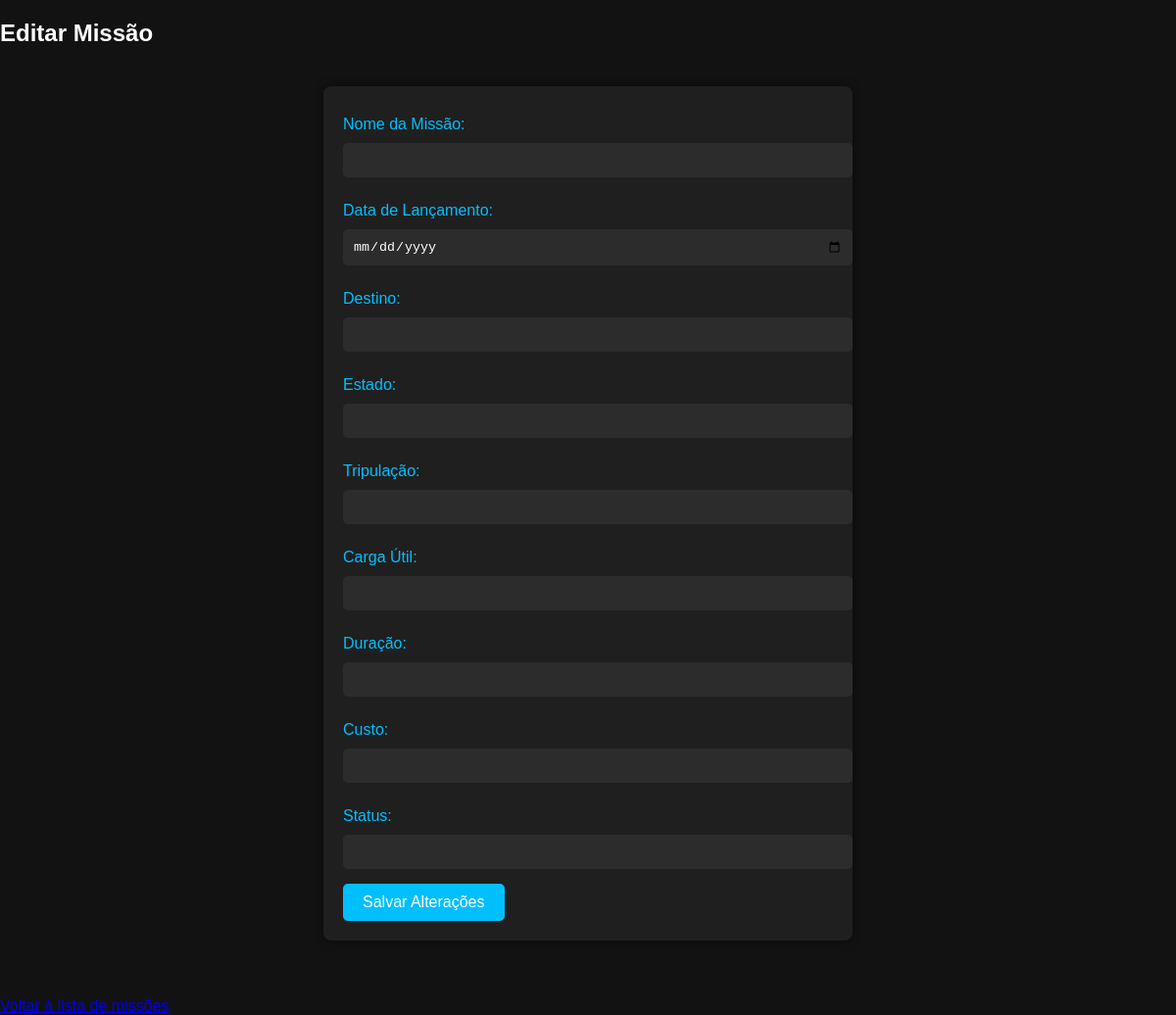
The page /edit/15 on the database as committed earlier.
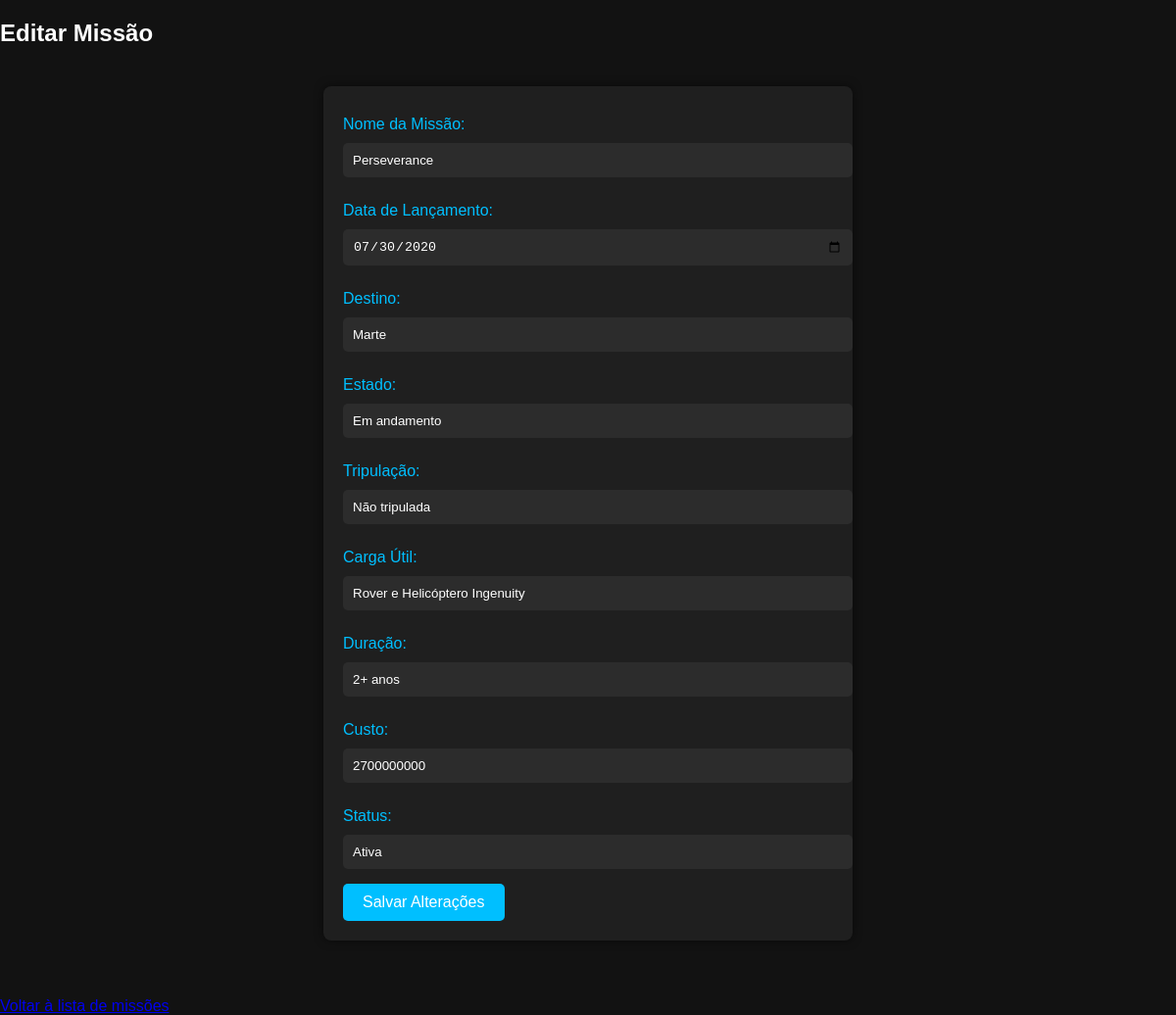
The same page on the database as committed later.
### tables this page shows
CREATE TABLE missoes (
            id INTEGER PRIMARY KEY AUTOINCREMENT,
            nome TEXT NOT NULL,
            data_lancamento DATE NOT NULL,
            destino TEXT NOT NULL,
            estado TEXT NOT NULL,
            tripulacao TEXT NOT NULL,
            carga_util TEXT NOT NULL,
            duracao TEXT NOT NULL,
            custo DECIMAL NOT NULL,
            status TEXT
        );

### app.py (the view, shortened to what this page needs)
@app.route('/edit/<int:id>', methods=('GET', 'POST'))
def edit(id):
    conn = get_db_connection()
    missao = conn.execute('SELECT * FROM missoes WHERE id = ?;', (id,)).fetchone()
    conn.close()
    return render_template('edit.html', missao=missao)

### app.py (called while the page is built)
def get_db_connection():
    conn = sqlite3.connect('database.db')
    conn.row_factory = sqlite3.Row
    return conn

### templates/edit.html (shortened to what this page needs)
<!DOCTYPE html>
<html lang="pt-BR">
<head>
    <link rel="stylesheet" href="{{ url_for('static', filename='styles/edit.css') }}">
</head>
<body>
    <h2>Editar Missão</h2>
    <form action="/edit/{{ missao.id }}" method="POST">
        <label for="nome">Nome da Missão:</label>
        <input type="text" id="nome" name="nome" value="{{ missao.nome }}" required>
        <label for="data_lancamento">Data de Lançamento:</label>
        <input type="date" id="data_lancamento" name="data_lancamento" value="{{ missao.data_lancamento }}" required>
        <label for="destino">Destino:</label>
        <input type="text" id="destino" name="destino" value="{{ missao.destino }}" required>
        <label for="estado">Estado:</label>
        <input type="text" id="estado" name="estado" value="{{ missao.estado }}" required>
        <label for="tripulacao">Tripulação:</label>
        <input type="text" id="tripulacao" name="tripulacao" value="{{ missao.tripulacao }}" required>
        <label for="carga_util">Carga Útil:</label>
        <input type="text" id="carga_util" name="carga_util" value="{{ missao.carga_util }}" required>
        <label for="duracao">Duração:</label>
        <input type="text" id="duracao" name="duracao" value="{{ missao.duracao }}" required>
        <label for="custo">Custo:</label>
        <input type="number" id="custo" name="custo" value="{{ missao.custo }}" step="0.01" required>
        <label for="status">Status:</label>
        <input type="text" id="status" name="status" value="{{ missao.status }}">
        <button type="submit">Salvar Alterações</button>
    </form>
    <br>
    <a href="/">Voltar à lista de missões</a>
</body>
</html>

Rows that differ between the two databases and show on the page:
added missoes: nome "Perseverance", data_lancamento "07/30/2020", destino "Marte", estado "Em andamento", tripulacao "Não tripulada", carga_util "Rover e Helicóptero Ingenuity", duracao "2+ anos", custo "2700000000", status "Ativa"
